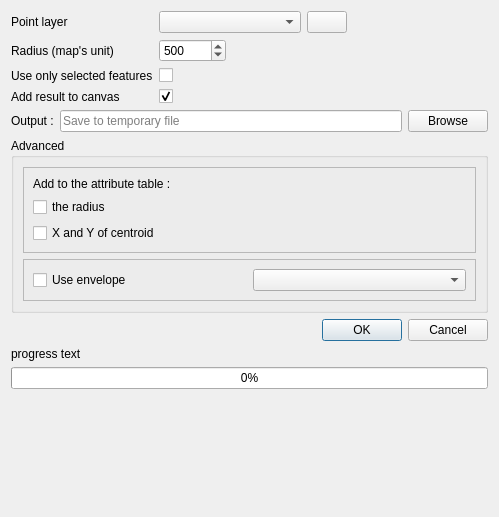
<?xml version="1.0" encoding="UTF-8"?>
<ui version="4.0">
 <class>Form</class>
 <widget class="QWidget" name="Form">
  <property name="geometry">
   <rect>
    <x>0</x>
    <y>0</y>
    <width>499</width>
    <height>517</height>
   </rect>
  </property>
  <property name="windowTitle">
   <string>Form</string>
  </property>
  <layout class="QVBoxLayout" name="verticalLayout">
   <item>
    <layout class="QFormLayout" name="formLayout">
     <property name="fieldGrowthPolicy">
      <enum>QFormLayout::ExpandingFieldsGrow</enum>
     </property>
     <item row="1" column="1">
      <layout class="QHBoxLayout" name="horizontalLayout_2">
       <item>
        <widget class="QComboBox" name="comboBox_layerToBlur">
         <property name="sizePolicy">
          <sizepolicy hsizetype="Expanding" vsizetype="Fixed">
           <horstretch>0</horstretch>
           <verstretch>0</verstretch>
          </sizepolicy>
         </property>
        </widget>
       </item>
       <item>
        <widget class="QPushButton" name="pushButton_refreshLayersToBlur">
         <property name="text">
          <string/>
         </property>
         <property name="icon">
          <iconset resource="../../../../../plugins/Blurring/resources.qrc">
           <normaloff>:/plugins/Blurring/resources/refresh.png</normaloff>:/plugins/Blurring/resources/refresh.png</iconset>
         </property>
        </widget>
       </item>
       <item>
        <spacer name="horizontalSpacer">
         <property name="orientation">
          <enum>Qt::Horizontal</enum>
         </property>
         <property name="sizeHint" stdset="0">
          <size>
           <width>40</width>
           <height>20</height>
          </size>
         </property>
        </spacer>
       </item>
      </layout>
     </item>
     <item row="2" column="0">
      <widget class="QLabel" name="label_4">
       <property name="text">
        <string>Radius (map's unit)</string>
       </property>
      </widget>
     </item>
     <item row="2" column="1">
      <widget class="QSpinBox" name="spinBox_radius">
       <property name="toolTip">
        <string>Maximum radius</string>
       </property>
       <property name="minimum">
        <number>1</number>
       </property>
       <property name="maximum">
        <number>999999999</number>
       </property>
       <property name="singleStep">
        <number>50</number>
       </property>
       <property name="value">
        <number>500</number>
       </property>
      </widget>
     </item>
     <item row="3" column="0">
      <widget class="QLabel" name="label_5">
       <property name="text">
        <string>Use only selected features</string>
       </property>
      </widget>
     </item>
     <item row="3" column="1">
      <widget class="QCheckBox" name="checkBox_selectedOnlyFeatures">
       <property name="text">
        <string/>
       </property>
      </widget>
     </item>
     <item row="4" column="0">
      <widget class="QLabel" name="label_6">
       <property name="text">
        <string>Add result to canvas</string>
       </property>
      </widget>
     </item>
     <item row="4" column="1">
      <widget class="QCheckBox" name="checkBox_addToMap">
       <property name="text">
        <string/>
       </property>
       <property name="checked">
        <bool>true</bool>
       </property>
      </widget>
     </item>
     <item row="1" column="0">
      <widget class="QLabel" name="label_3">
       <property name="text">
        <string>Point layer</string>
       </property>
      </widget>
     </item>
    </layout>
   </item>
   <item>
    <layout class="QHBoxLayout" name="horizontalLayout">
     <item>
      <widget class="QLabel" name="label_7">
       <property name="text">
        <string>Output :</string>
       </property>
      </widget>
     </item>
     <item>
      <widget class="QLineEdit" name="lineEdit_outputFile">
       <property name="enabled">
        <bool>true</bool>
       </property>
       <property name="inputMask">
        <string/>
       </property>
       <property name="text">
        <string/>
       </property>
       <property name="placeholderText">
        <string>Save to temporary file</string>
       </property>
      </widget>
     </item>
     <item>
      <widget class="QPushButton" name="pushButton_browseFolder">
       <property name="text">
        <string>Browse</string>
       </property>
      </widget>
     </item>
    </layout>
   </item>
   <item>
    <widget class="QgsCollapsibleGroupBox" name="groupBox_advanced">
     <property name="title">
      <string>Advanced</string>
     </property>
     <layout class="QVBoxLayout" name="verticalLayout_4">
      <item>
       <widget class="QFrame" name="frame">
        <property name="sizePolicy">
         <sizepolicy hsizetype="Expanding" vsizetype="Preferred">
          <horstretch>0</horstretch>
          <verstretch>0</verstretch>
         </sizepolicy>
        </property>
        <property name="frameShape">
         <enum>QFrame::StyledPanel</enum>
        </property>
        <property name="frameShadow">
         <enum>QFrame::Raised</enum>
        </property>
        <layout class="QVBoxLayout" name="verticalLayout_2">
         <item>
          <widget class="QLabel" name="label_8">
           <property name="text">
            <string>Add to the attribute table :</string>
           </property>
          </widget>
         </item>
         <item>
          <widget class="QCheckBox" name="checkBox_exportRadius">
           <property name="text">
            <string>the radius</string>
           </property>
          </widget>
         </item>
         <item>
          <widget class="QCheckBox" name="checkBox_exportCentroid">
           <property name="text">
            <string>X and Y of centroid</string>
           </property>
          </widget>
         </item>
        </layout>
       </widget>
      </item>
      <item>
       <widget class="QFrame" name="frame_2">
        <property name="sizePolicy">
         <sizepolicy hsizetype="Expanding" vsizetype="Preferred">
          <horstretch>0</horstretch>
          <verstretch>0</verstretch>
         </sizepolicy>
        </property>
        <property name="frameShape">
         <enum>QFrame::StyledPanel</enum>
        </property>
        <property name="frameShadow">
         <enum>QFrame::Raised</enum>
        </property>
        <layout class="QVBoxLayout" name="verticalLayout_3">
         <item>
          <layout class="QHBoxLayout" name="horizontalLayout_3">
           <item>
            <widget class="QCheckBox" name="checkBox_envelope">
             <property name="text">
              <string>Use envelope</string>
             </property>
            </widget>
           </item>
           <item>
            <widget class="QComboBox" name="comboBox_envelope"/>
           </item>
          </layout>
         </item>
        </layout>
       </widget>
      </item>
     </layout>
    </widget>
   </item>
   <item>
    <widget class="QDialogButtonBox" name="buttonBox_blur">
     <property name="standardButtons">
      <set>QDialogButtonBox::Cancel|QDialogButtonBox::Ok</set>
     </property>
    </widget>
   </item>
   <item>
    <widget class="QLabel" name="label_progress">
     <property name="text">
      <string>progress text</string>
     </property>
    </widget>
   </item>
   <item>
    <widget class="QProgressBar" name="progressBar_blur">
     <property name="value">
      <number>0</number>
     </property>
     <property name="orientation">
      <enum>Qt::Horizontal</enum>
     </property>
    </widget>
   </item>
   <item>
    <spacer name="verticalSpacer">
     <property name="orientation">
      <enum>Qt::Vertical</enum>
     </property>
     <property name="sizeHint" stdset="0">
      <size>
       <width>17</width>
       <height>66</height>
      </size>
     </property>
    </spacer>
   </item>
  </layout>
 </widget>
 <customwidgets>
  <customwidget>
   <class>QgsCollapsibleGroupBox</class>
   <extends>QGroupBox</extends>
   <header>qgis/gui.h</header>
   <container>1</container>
  </customwidget>
 </customwidgets>
 <resources>
  <include location="../../../../../plugins/Blurring/resources.qrc"/>
 </resources>
 <connections>
  <connection>
   <sender>checkBox_envelope</sender>
   <signal>toggled(bool)</signal>
   <receiver>comboBox_envelope</receiver>
   <slot>setEnabled(bool)</slot>
   <hints>
    <hint type="sourcelabel">
     <x>133</x>
     <y>280</y>
    </hint>
    <hint type="destinationlabel">
     <x>365</x>
     <y>280</y>
    </hint>
   </hints>
  </connection>
 </connections>
</ui>
